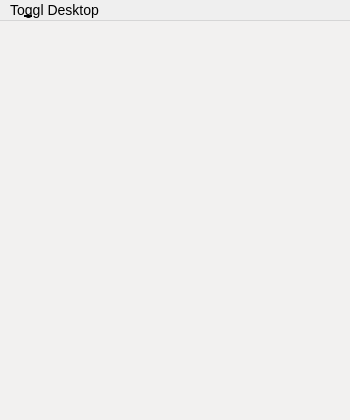
<?xml version="1.0" encoding="UTF-8"?>
<ui version="4.0">
 <class>MainWindowController</class>
 <widget class="QMainWindow" name="MainWindowController">
  <property name="geometry">
   <rect>
    <x>0</x>
    <y>0</y>
    <width>350</width>
    <height>420</height>
   </rect>
  </property>
  <property name="minimumSize">
   <size>
    <width>0</width>
    <height>0</height>
   </size>
  </property>
  <property name="windowTitle">
   <string>Toggl Desktop</string>
  </property>
  <property name="autoFillBackground">
   <bool>false</bool>
  </property>
  <property name="styleSheet">
   <string notr="true"/>
  </property>
  <widget class="QWidget" name="centralWidget">
   <property name="styleSheet">
    <string notr="true">QWidget#centralWidget { background-color:#f2f1f0; }</string>
   </property>
  </widget>
  <widget class="QMenuBar" name="menuBar">
   <property name="geometry">
    <rect>
     <x>0</x>
     <y>0</y>
     <width>350</width>
     <height>25</height>
    </rect>
   </property>
   <property name="styleSheet">
    <string notr="true">font-size:14px;</string>
   </property>
   <property name="nativeMenuBar">
    <bool>false</bool>
   </property>
   <widget class="QMenu" name="menuToggl_Desktop">
    <property name="title">
     <string>To&amp;ggl Desktop</string>
    </property>
    <addaction name="actionEmail"/>
    <addaction name="separator"/>
    <addaction name="actionNew"/>
    <addaction name="actionContinue"/>
    <addaction name="actionStop"/>
    <addaction name="separator"/>
    <addaction name="actionShow"/>
    <addaction name="separator"/>
    <addaction name="actionSync"/>
    <addaction name="actionReports"/>
    <addaction name="actionPreferences"/>
    <addaction name="separator"/>
    <addaction name="actionAbout"/>
    <addaction name="actionSend_Feedback"/>
    <addaction name="actionHelp"/>
    <addaction name="actionLogout"/>
    <addaction name="actionClear_Cache"/>
    <addaction name="actionQuit"/>
   </widget>
   <addaction name="menuToggl_Desktop"/>
  </widget>
  <action name="actionNew">
   <property name="text">
    <string>&amp;New</string>
   </property>
   <property name="shortcut">
    <string>Ctrl+N</string>
   </property>
  </action>
  <action name="actionContinue">
   <property name="text">
    <string>&amp;Continue</string>
   </property>
   <property name="shortcut">
    <string>Ctrl+O</string>
   </property>
  </action>
  <action name="actionStop">
   <property name="text">
    <string>&amp;Stop</string>
   </property>
   <property name="shortcut">
    <string>Ctrl+S</string>
   </property>
  </action>
  <action name="actionSync">
   <property name="text">
    <string>S&amp;ync</string>
   </property>
   <property name="shortcut">
    <string>Ctrl+R</string>
   </property>
  </action>
  <action name="actionReports">
   <property name="text">
    <string>&amp;Reports</string>
   </property>
  </action>
  <action name="actionPreferences">
   <property name="text">
    <string>&amp;Preferences</string>
   </property>
  </action>
  <action name="actionAbout">
   <property name="text">
    <string>&amp;About</string>
   </property>
  </action>
  <action name="actionSend_Feedback">
   <property name="text">
    <string>Send &amp;Feedback</string>
   </property>
  </action>
  <action name="actionLogout">
   <property name="text">
    <string>&amp;Logout</string>
   </property>
  </action>
  <action name="actionQuit">
   <property name="text">
    <string>&amp;Quit</string>
   </property>
  </action>
  <action name="actionClear_Cache">
   <property name="text">
    <string>Clear Cache</string>
   </property>
  </action>
  <action name="actionHelp">
   <property name="text">
    <string>&amp;Help</string>
   </property>
  </action>
  <action name="actionEmail">
   <property name="enabled">
    <bool>false</bool>
   </property>
   <property name="text">
    <string>&amp;email</string>
   </property>
  </action>
  <action name="actionShow">
   <property name="text">
    <string>Sh&amp;ow</string>
   </property>
  </action>
 </widget>
 <layoutdefault spacing="6" margin="11"/>
 <resources/>
 <connections/>
</ui>
